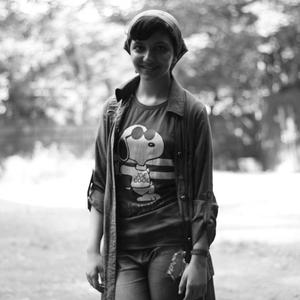
#> input picture test/000047.jpg, 300 x 300 px; its folder holds 4 pictures in this run
$ python downsample_test_images.py
#> lines starting #> are read from the running program, lines starting #| are printed output that depends on the picture
import os
import argparse
import logging
from pathlib import Path
from PIL import Image
import shutil


def setup_logging():
    """ロギングの設定を行う"""
    logging.basicConfig(
        level=logging.INFO,
        format='%(asctime)s - %(levelname)s - %(message)s',
        handlers=[
            logging.StreamHandler(),
            logging.FileHandler('downsampling.log')
        ]
    )


def downsample_image(image_path, output_path, target_size=(128, 128), quality=85):
    """
    画像をダウンサンプリングします。

    Args:
        image_path (str): 入力画像のパス
        output_path (str): 出力画像のパス
        target_size (tuple): 目標サイズ (width, height)
        quality (int): JPEG品質 (1-100)
    """
    try:
        # PILを使用して画像を読み込み
        with Image.open(image_path) as img:
            # RGBに変換（RGBAの場合は背景を白にする）
            if img.mode in ('RGBA', 'LA', 'P'):
                img = img.convert('RGB')

            # リサイズ（アンチエイリアス適用）
            img_resized = img.resize(target_size, Image.Resampling.LANCZOS)

            # 出力ディレクトリを作成
            os.makedirs(os.path.dirname(output_path), exist_ok=True)

            # 画像を保存（品質指定）
            img_resized.save(output_path, 'JPEG', quality=quality, optimize=True)

        return True
    except Exception as e:
        logging.error(f"画像処理エラー {image_path}: {str(e)}")
        return False


def downsample_images(input_dir, output_dir, target_size=(128, 128), quality=85,
                     max_files=None, overwrite=True):
    """
    指定されたディレクトリ内の画像をダウンサンプリングします。

    Args:
        input_dir (str): 入力画像ディレクトリ
        output_dir (str): 出力画像ディレクトリ
        target_size (tuple): 目標サイズ (width, height)
        quality (int): JPEG品質 (1-100)
        max_files (int): 処理する最大ファイル数（Noneの場合は全て）
        overwrite (bool): 既存ファイルを上書きするかどうか
    """
#> called with input_dir = 'test', output_dir = 'test_downsampled', target_size = (128, 128), quality = 85, overwrite = True
    # 出力ディレクトリが存在し、上書きが指定されている場合は削除
    if overwrite and os.path.exists(output_dir):
        shutil.rmtree(output_dir)
        logging.info(f"既存の出力ディレクトリを削除します: {output_dir}")

    # 出力ディレクトリを作成
    os.makedirs(output_dir, exist_ok=True)
    logging.info(f"出力ディレクトリを作成しました: {output_dir}")

    # 入力ディレクトリ内の画像ファイルを取得
    image_extensions = {'.jpg', '.jpeg', '.png', '.bmp', '.tiff', '.tif'}
    image_files = []

    for file in os.listdir(input_dir):
        if Path(file).suffix.lower() in image_extensions:
            image_files.append(file)
#> pass 2 of the loop in downsample_images, `for file in os.listdir(input_dir):`:

    # ファイル数を制限
    if max_files is not None:
        image_files = image_files[:max_files]

    logging.info(f"処理対象ファイル数: {len(image_files)}")
    logging.info(f"目標サイズ: {target_size}")
    logging.info(f"JPEG品質: {quality}")

    # 各画像をダウンサンプリング
    processed_count = 0
    error_count = 0

    for i, filename in enumerate(image_files, 1):
        input_path = os.path.join(input_dir, filename)
        output_path = os.path.join(output_dir, filename)

        # ファイル名の拡張子を.jpgに統一
        base_name = Path(filename).stem
        output_path = os.path.join(output_dir, f"{base_name}.jpg")

        logging.info(f"処理中 ({i}/{len(image_files)}): {filename}")

        if downsample_image(input_path, output_path, target_size, quality):
#> in downsample_image, img is the input picture: PIL image 300x300 RGB; min 0, max 255, mean 154.1
#> in downsample_image, `img_resized = img.resize(target_size, Image.Resampling.LANCZOS)`:
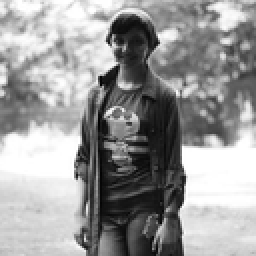
#> img_resized: PIL image 128x128 RGB (shown 2 times larger); min 0, max 255, mean 154.1
            processed_count += 1
        else:
            error_count += 1
#> pass 2 of the loop in downsample_images, `for i, filename in enumerate(image_files, 1):`:
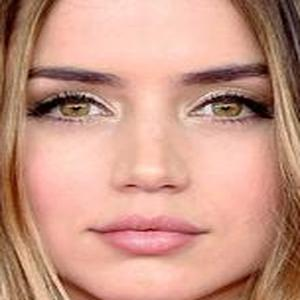
#> input picture test/Ana_de_Armas_000151.jpg, 300 x 300 px
#> in downsample_image, img is the input picture: PIL image 300x300 RGB; mean R, G, B 201.9, 151.6, 134.1
#> in downsample_image (call 2), `img_resized = img.resize(target_size, Image.Resampling.LANCZOS)`:
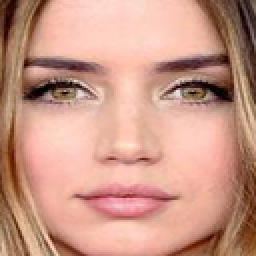
#> img_resized: PIL image 128x128 RGB (shown 2 times larger); mean R, G, B 201.9, 151.6, 134.1

    logging.info(f"\nダウンサンプリング完了:")
    logging.info(f"成功: {processed_count} ファイル")
    logging.info(f"エラー: {error_count} ファイル")
    logging.info(f"出力先: {output_dir}")


def main():
    parser = argparse.ArgumentParser(description='画像のダウンサンプリング')
    parser.add_argument('--input_dir', default='test', help='入力画像ディレクトリ')
    parser.add_argument('--output_dir', default='test_downsampled', help='出力画像ディレクトリ')
    parser.add_argument('--width', type=int, default=128, help='目標幅')
    parser.add_argument('--height', type=int, default=128, help='目標高さ')
    parser.add_argument('--quality', type=int, default=85, help='JPEG品質 (1-100)')
    parser.add_argument('--max_files', type=int, help='処理する最大ファイル数')
    parser.add_argument('--no_overwrite', action='store_true', help='既存ファイルを上書きしない')

    args = parser.parse_args()

    setup_logging()

    # 入力ディレクトリの存在確認
    if not os.path.exists(args.input_dir):
        logging.error(f"入力ディレクトリが存在しません: {args.input_dir}")
        return

    target_size = (args.width, args.height)
    overwrite = not args.no_overwrite

    downsample_images(
        input_dir=args.input_dir,
        output_dir=args.output_dir,
        target_size=target_size,
        quality=args.quality,
        max_files=args.max_files,
        overwrite=overwrite
    )


if __name__ == "__main__":
    main()
